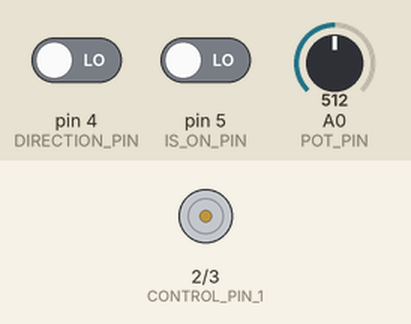
Bench run of a sketch on a simulated Arduino Uno, built with avr-gcc and run on an emulated ATmega328P. Shown: motor-driver pin pairs drawn as motors (green arrow = first pin HIGH = forward, orange = second pin HIGH = backward, longer = more drive, scaled by the enable pin). The test bench sets the inputs (shaded band); at power-on: pin 4 (DIRECTION_PIN) LOW, pin 5 (IS_ON_PIN) LOW, A0 (POT_PIN) = 512.

Above: at 1.2 s.
1.3 s: pin 4 (DIRECTION_PIN) driven HIGH
2.8 s: pin 5 (IS_ON_PIN) driven HIGH
At 4.0 s:
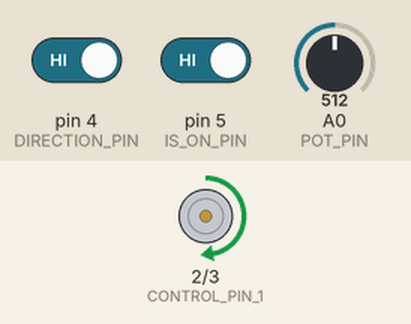
4.3 s: A0 (POT_PIN) set to 716
At 5.2 s:
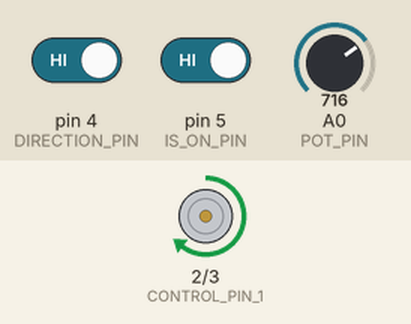
5.8 s: A0 (POT_PIN) set to 900
At 6.3 s:
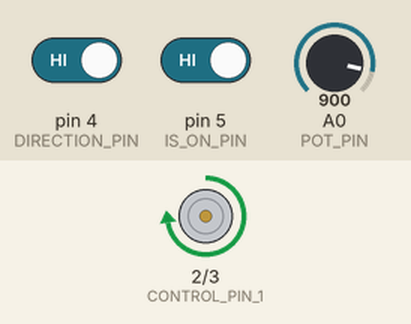
7.3 s: A0 (POT_PIN) set to 122
At 8.5 s:
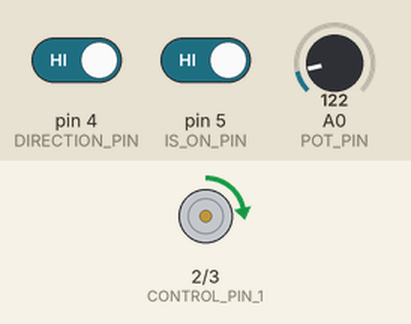
8.8 s: A0 (POT_PIN) set to 511
At 9.8 s:
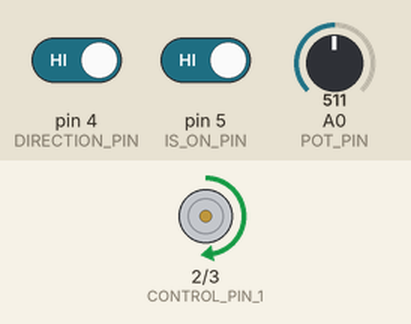
Timing chart, 0 to 11.3 s (numbered marks = the images above; inputs shaded):
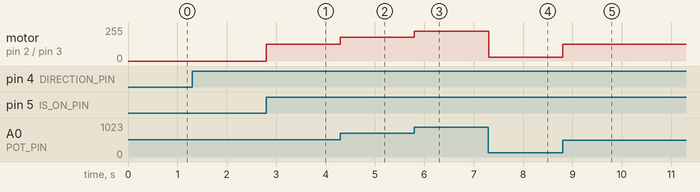

Measured:
- after the input at 2.8 s, motor on pin 2 (CONTROL_PIN_1) / pin 3 (CONTROL_PIN_2): stopped → forward 127/255 at once
- after the input at 4.3 s, motor on pin 2 (CONTROL_PIN_1) / pin 3 (CONTROL_PIN_2): forward 127/255 → forward 178/255 at once
- after the input at 5.8 s, motor on pin 2 (CONTROL_PIN_1) / pin 3 (CONTROL_PIN_2): forward 178/255 → forward 224/255 at once
- after the input at 7.3 s, motor on pin 2 (CONTROL_PIN_1) / pin 3 (CONTROL_PIN_2): forward 224/255 → forward 30/255 at once
- after the input at 8.8 s, motor on pin 2 (CONTROL_PIN_1) / pin 3 (CONTROL_PIN_2): forward 30/255 → forward 127/255 at once

The sketch:

zoetrope.ino
```cpp
const int CONTROL_PIN_1 = 2;
const int CONTROL_PIN_2 = 3;
const int ENABLE_PIN = 9;
const int DIRECTION_PIN = 4;
const int IS_ON_PIN = 5;
const int POT_PIN = A0;

int isOnSwitchVal = 0;
int prevIsOnSwitchVal = 0;
int directionSwitchVal = 0;
int prevDirectionSwitchVal = 0;
int potVal = 0;

int isMotorEnabled = 0;
int motorSpeed = 0;
int motorDirection = 0;

void setup() {
  pinMode(DIRECTION_PIN, INPUT);
  pinMode(IS_ON_PIN, INPUT);
  pinMode(CONTROL_PIN_1, OUTPUT);
  pinMode(CONTROL_PIN_2, OUTPUT);
  pinMode(ENABLE_PIN, OUTPUT);

  digitalWrite(ENABLE_PIN, LOW);
}

void loop() {
  isOnSwitchVal = digitalRead(IS_ON_PIN);
  delay(1);
  directionSwitchVal = digitalRead(DIRECTION_PIN);
  potVal = analogRead(POT_PIN);
  motorSpeed = map(potVal, 0, 1023, 0, 255);

  if (isOnSwitchVal != prevIsOnSwitchVal && isOnSwitchVal == HIGH) {
    isMotorEnabled = !isMotorEnabled;
  }
  if (directionSwitchVal != prevDirectionSwitchVal && directionSwitchVal == HIGH) {
    motorDirection = !motorDirection;
  }

  if (motorDirection == 1) {
    digitalWrite(CONTROL_PIN_1, HIGH);
    digitalWrite(CONTROL_PIN_2, LOW);
  } else {
    digitalWrite(CONTROL_PIN_1, LOW);
    digitalWrite(CONTROL_PIN_2, HIGH);
  }
  if (isMotorEnabled == 1) {
    analogWrite(ENABLE_PIN, motorSpeed);
  } else {
    analogWrite(ENABLE_PIN, 0);
  }

  prevIsOnSwitchVal = isOnSwitchVal;
  prevDirectionSwitchVal = directionSwitchVal;
}
```
